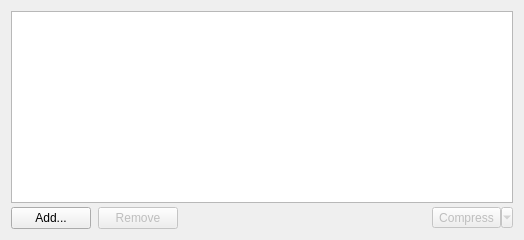
       <widget class="QWidget" name="layoutWidget">
        <layout class="QVBoxLayout" name="imageList_VerticalLayout">
         <property name="spacing">
          <number>4</number>
         </property>
         <item>
          <widget class="QDropTreeView" name="imageList_TreeView">
           <property name="contextMenuPolicy">
            <enum>Qt::ContextMenuPolicy::CustomContextMenu</enum>
           </property>
           <property name="dragDropMode">
            <enum>QAbstractItemView::DragDropMode::DropOnly</enum>
           </property>
           <property name="defaultDropAction">
            <enum>Qt::DropAction::MoveAction</enum>
           </property>
           <property name="alternatingRowColors">
            <bool>false</bool>
           </property>
           <property name="selectionMode">
            <enum>QAbstractItemView::SelectionMode::ExtendedSelection</enum>
           </property>
           <property name="indentation">
            <number>0</number>
           </property>
           <property name="itemsExpandable">
            <bool>false</bool>
           </property>
           <property name="sortingEnabled">
            <bool>true</bool>
           </property>
           <property name="allColumnsShowFocus">
            <bool>true</bool>
           </property>
           <property name="expandsOnDoubleClick">
            <bool>false</bool>
           </property>
           <attribute name="headerDefaultSectionSize">
            <number>145</number>
           </attribute>
           <attribute name="headerShowSortIndicator" stdset="0">
            <bool>true</bool>
           </attribute>
           <attribute name="headerStretchLastSection">
            <bool>false</bool>
           </attribute>
          </widget>
         </item>
         <item>
          <widget class="QFrame" name="listActions_Frame">
           <property name="frameShape">
            <enum>QFrame::Shape::NoFrame</enum>
           </property>
           <property name="frameShadow">
            <enum>QFrame::Shadow::Plain</enum>
           </property>
           <property name="lineWidth">
            <number>0</number>
           </property>
           <layout class="QHBoxLayout" name="horizontalLayout_2">
            <property name="spacing">
             <number>7</number>
            </property>
            <property name="leftMargin">
             <number>0</number>
            </property>
            <property name="topMargin">
             <number>0</number>
            </property>
            <property name="rightMargin">
             <number>0</number>
            </property>
            <property name="bottomMargin">
             <number>0</number>
            </property>
            <item>
             <widget class="QPushButton" name="addFiles_Button">
              <property name="text">
               <string>Add...</string>
              </property>
              <property name="icon">
               <iconset resource="../resources/resources.qrc">
                <normaloff>:/icons/ui/add_files.svg</normaloff>:/icons/ui/add_files.svg</iconset>
              </property>
              <property name="iconSize">
               <size>
                <width>16</width>
                <height>16</height>
               </size>
              </property>
             </widget>
            </item>
            <item>
             <widget class="QPushButton" name="removeFiles_Button">
              <property name="enabled">
               <bool>false</bool>
              </property>
              <property name="text">
               <string>Remove</string>
              </property>
              <property name="icon">
               <iconset resource="../resources/resources.qrc">
                <normaloff>:/icons/ui/remove.svg</normaloff>:/icons/ui/remove.svg</iconset>
              </property>
              <property name="iconSize">
               <size>
                <width>16</width>
                <height>16</height>
               </size>
              </property>
             </widget>
            </item>
            <item>
             <spacer name="horizontalSpacer">
              <property name="orientation">
               <enum>Qt::Orientation::Horizontal</enum>
              </property>
              <property name="sizeHint" stdset="0">
               <size>
                <width>247</width>
                <height>17</height>
               </size>
              </property>
             </spacer>
            </item>
            <item>
             <widget class="QToolButton" name="compress_Button">
              <property name="enabled">
               <bool>false</bool>
              </property>
              <property name="text">
               <string>Compress</string>
              </property>
              <property name="icon">
               <iconset resource="../resources/resources.qrc">
                <normaloff>:/icons/ui/compress.svg</normaloff>:/icons/ui/compress.svg</iconset>
              </property>
              <property name="popupMode">
               <enum>QToolButton::ToolButtonPopupMode::MenuButtonPopup</enum>
              </property>
              <property name="toolButtonStyle">
               <enum>Qt::ToolButtonStyle::ToolButtonTextBesideIcon</enum>
              </property>
             </widget>
            </item>
           </layout>
          </widget>
         </item>
        </layout>
       </widget>
